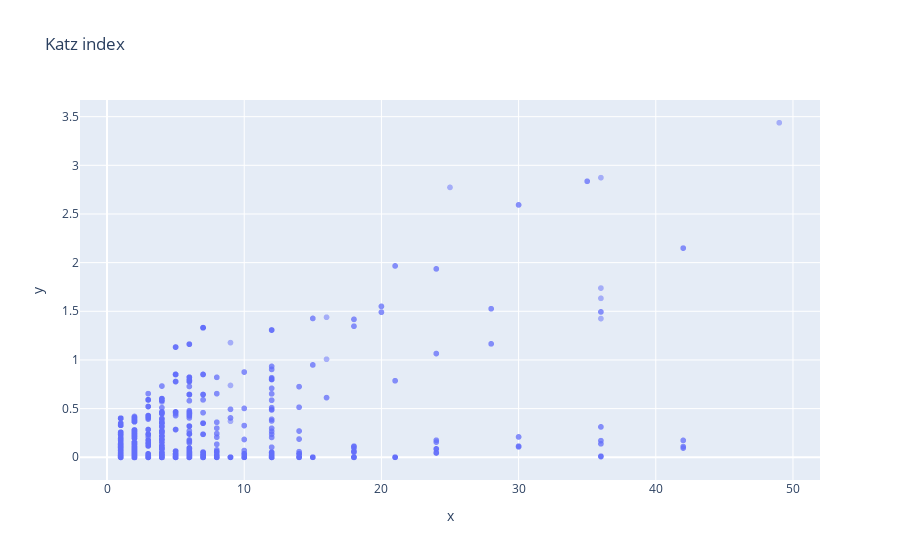

Notebook code cell kept with this figure:
### Code cell
px.scatter(x=degrees_multiplication, y=katz_values, opacity=0.5, title='Katz index')

### Figure 1 — Plotly figure (JSON) as saved in the notebook; plotly's stock layout.template omitted (floating-point values rounded to 4 significant figures; data arrays with more than 128 entries replaced by an {"elided": "..."} marker saying what was removed)
{"data": [{"hovertemplate": "x=%{x}<br>y=%{y}<extra></extra>", "legendgroup": "", "marker": {"color": "#636efa", "opacity": 0.5, "symbol": "circle"}, "mode": "markers", "name": "", "showlegend": false, "type": "scattergl", "x": {"elided": "10000 int values"}, "xaxis": "x", "y": {"elided": "10000 float values"}, "yaxis": "y"}], "layout": {"legend": {"tracegroupgap": 0}, "title": {"text": "Katz index"}, "xaxis": {"anchor": "y", "domain": [0, 1], "title": {"text": "x"}}, "yaxis": {"anchor": "x", "domain": [0, 1], "title": {"text": "y"}}}}
